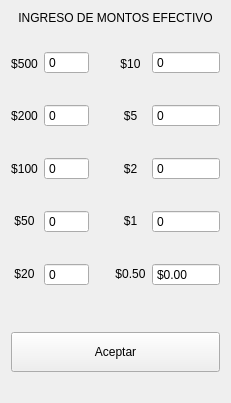
                  <widget class="QWidget" name="page_agregar_montos">
                   <layout class="QVBoxLayout" name="verticalLayout_31">
                    <item>
                     <widget class="QLabel" name="lbl_titulo_gastos_2">
                      <property name="text">
                       <string>INGRESO DE MONTOS EFECTIVO</string>
                      </property>
                      <property name="alignment">
                       <set>Qt::AlignCenter</set>
                      </property>
                     </widget>
                    </item>
                    <item>
                     <spacer name="horizontalSpacer_27">
                      <property name="orientation">
                       <enum>Qt::Horizontal</enum>
                      </property>
                      <property name="sizeHint" stdset="0">
                       <size>
                        <width>40</width>
                        <height>20</height>
                       </size>
                      </property>
                     </spacer>
                    </item>
                    <item>
                     <layout class="QHBoxLayout" name="horizontalLayout_30">
                      <item>
                       <layout class="QHBoxLayout" name="horizontalLayout_28">
                        <item>
                         <layout class="QVBoxLayout" name="verticalLayout_30">
                          <property name="spacing">
                           <number>28</number>
                          </property>
                          <item>
                           <widget class="QLabel" name="lbl_monto_500">
                            <property name="text">
                             <string>$500</string>
                            </property>
                            <property name="alignment">
                             <set>Qt::AlignCenter</set>
                            </property>
                           </widget>
                          </item>
                          <item>
                           <widget class="QLabel" name="lbl_monto_200">
                            <property name="text">
                             <string>$200</string>
                            </property>
                            <property name="alignment">
                             <set>Qt::AlignCenter</set>
                            </property>
                           </widget>
                          </item>
                          <item>
                           <widget class="QLabel" name="lbl_monto_100">
                            <property name="text">
                             <string>$100</string>
                            </property>
                            <property name="alignment">
                             <set>Qt::AlignCenter</set>
                            </property>
                           </widget>
                          </item>
                          <item>
                           <widget class="QLabel" name="lbl_monto_50">
                            <property name="text">
                             <string>$50</string>
                            </property>
                            <property name="alignment">
                             <set>Qt::AlignCenter</set>
                            </property>
                           </widget>
                          </item>
                          <item>
                           <widget class="QLabel" name="lbl_monto_20">
                            <property name="text">
                             <string>$20</string>
                            </property>
                            <property name="alignment">
                             <set>Qt::AlignCenter</set>
                            </property>
                           </widget>
                          </item>
                         </layout>
                        </item>
                        <item>
                         <layout class="QVBoxLayout" name="verticalLayout_26">
                          <property name="spacing">
                           <number>30</number>
                          </property>
                          <item>
                           <widget class="QSpinBox" name="spinBox_monto_500">
                            <property name="frame">
                             <bool>true</bool>
                            </property>
                            <property name="buttonSymbols">
                             <enum>QAbstractSpinBox::NoButtons</enum>
                            </property>
                            <property name="specialValueText">
                             <string/>
                            </property>
                            <property name="correctionMode">
                             <enum>QAbstractSpinBox::CorrectToPreviousValue</enum>
                            </property>
                            <property name="prefix">
                             <string/>
                            </property>
                            <property name="maximum">
                             <number>99999</number>
                            </property>
                            <property name="stepType">
                             <enum>QAbstractSpinBox::AdaptiveDecimalStepType</enum>
                            </property>
                            <property name="displayIntegerBase">
                             <number>10</number>
                            </property>
                           </widget>
                          </item>
                          <item>
                           <widget class="QSpinBox" name="spinBox_monto_200">
                            <property name="frame">
                             <bool>true</bool>
                            </property>
                            <property name="buttonSymbols">
                             <enum>QAbstractSpinBox::NoButtons</enum>
                            </property>
                            <property name="correctionMode">
                             <enum>QAbstractSpinBox::CorrectToPreviousValue</enum>
                            </property>
                            <property name="maximum">
                             <number>99999</number>
                            </property>
                           </widget>
                          </item>
                          <item>
                           <widget class="QSpinBox" name="spinBox_monto_100">
                            <property name="frame">
                             <bool>true</bool>
                            </property>
                            <property name="buttonSymbols">
                             <enum>QAbstractSpinBox::NoButtons</enum>
                            </property>
                            <property name="correctionMode">
                             <enum>QAbstractSpinBox::CorrectToPreviousValue</enum>
                            </property>
                            <property name="maximum">
                             <number>99999</number>
                            </property>
                           </widget>
                          </item>
                          <item>
                           <widget class="QSpinBox" name="spinBox_monto_50">
                            <property name="frame">
                             <bool>true</bool>
                            </property>
                            <property name="buttonSymbols">
                             <enum>QAbstractSpinBox::NoButtons</enum>
                            </property>
                            <property name="correctionMode">
                             <enum>QAbstractSpinBox::CorrectToPreviousValue</enum>
                            </property>
                            <property name="maximum">
                             <number>99999</number>
                            </property>
                           </widget>
                          </item>
                          <item>
                           <widget class="QSpinBox" name="spinBox_monto_20">
                            <property name="frame">
                             <bool>true</bool>
                            </property>
                            <property name="buttonSymbols">
                             <enum>QAbstractSpinBox::NoButtons</enum>
                            </property>
                            <property name="correctionMode">
                             <enum>QAbstractSpinBox::CorrectToPreviousValue</enum>
                            </property>
                            <property name="maximum">
                             <number>99999</number>
                            </property>
                           </widget>
                          </item>
                         </layout>
                        </item>
                       </layout>
                      </item>
                      <item>
                       <spacer name="verticalSpacer_12">
                        <property name="orientation">
                         <enum>Qt::Vertical</enum>
                        </property>
                        <property name="sizeHint" stdset="0">
                         <size>
                          <width>20</width>
                          <height>40</height>
                         </size>
                        </property>
                       </spacer>
                      </item>
                      <item>
                       <layout class="QHBoxLayout" name="horizontalLayout_29">
                        <item>
                         <layout class="QVBoxLayout" name="verticalLayout_24">
                          <property name="spacing">
                           <number>28</number>
                          </property>
                          <item>
                           <widget class="QLabel" name="lbl_monto_21">
                            <property name="text">
                             <string>$10</string>
                            </property>
                            <property name="alignment">
                             <set>Qt::AlignCenter</set>
                            </property>
                           </widget>
                          </item>
                          <item>
                           <widget class="QLabel" name="lbl_monto_22">
                            <property name="text">
                             <string>$5</string>
                            </property>
                            <property name="alignment">
                             <set>Qt::AlignCenter</set>
                            </property>
                           </widget>
                          </item>
                          <item>
                           <widget class="QLabel" name="lbl_monto_23">
                            <property name="text">
                             <string>$2</string>
                            </property>
                            <property name="alignment">
                             <set>Qt::AlignCenter</set>
                            </property>
                           </widget>
                          </item>
                          <item>
                           <widget class="QLabel" name="lbl_monto_24">
                            <property name="text">
                             <string>$1</string>
                            </property>
                            <property name="alignment">
                             <set>Qt::AlignCenter</set>
                            </property>
                           </widget>
                          </item>
                          <item>
                           <widget class="QLabel" name="lbl_monto_25">
                            <property name="text">
                             <string>$0.50</string>
                            </property>
                            <property name="alignment">
                             <set>Qt::AlignCenter</set>
                            </property>
                           </widget>
                          </item>
                         </layout>
                        </item>
                        <item>
                         <layout class="QVBoxLayout" name="verticalLayout_25">
                          <property name="spacing">
                           <number>30</number>
                          </property>
                          <item>
                           <widget class="QSpinBox" name="spinBox_monto_10">
                            <property name="frame">
                             <bool>true</bool>
                            </property>
                            <property name="buttonSymbols">
                             <enum>QAbstractSpinBox::NoButtons</enum>
                            </property>
                            <property name="correctionMode">
                             <enum>QAbstractSpinBox::CorrectToPreviousValue</enum>
                            </property>
                            <property name="maximum">
                             <number>99999</number>
                            </property>
                           </widget>
                          </item>
                          <item>
                           <widget class="QSpinBox" name="spinBox_monto_5">
                            <property name="frame">
                             <bool>true</bool>
                            </property>
                            <property name="buttonSymbols">
                             <enum>QAbstractSpinBox::NoButtons</enum>
                            </property>
                            <property name="correctionMode">
                             <enum>QAbstractSpinBox::CorrectToPreviousValue</enum>
                            </property>
                            <property name="maximum">
                             <number>99999</number>
                            </property>
                           </widget>
                          </item>
                          <item>
                           <widget class="QSpinBox" name="spinBox_monto_2">
                            <property name="frame">
                             <bool>true</bool>
                            </property>
                            <property name="buttonSymbols">
                             <enum>QAbstractSpinBox::NoButtons</enum>
                            </property>
                            <property name="correctionMode">
                             <enum>QAbstractSpinBox::CorrectToPreviousValue</enum>
                            </property>
                            <property name="maximum">
                             <number>99999</number>
                            </property>
                           </widget>
                          </item>
                          <item>
                           <widget class="QSpinBox" name="spinBox_monto_1">
                            <property name="frame">
                             <bool>true</bool>
                            </property>
                            <property name="buttonSymbols">
                             <enum>QAbstractSpinBox::NoButtons</enum>
                            </property>
                            <property name="correctionMode">
                             <enum>QAbstractSpinBox::CorrectToPreviousValue</enum>
                            </property>
                            <property name="maximum">
                             <number>99999</number>
                            </property>
                           </widget>
                          </item>
                          <item>
                           <widget class="QDoubleSpinBox" name="spinBox_monto_50c">
                            <property name="cursor">
                             <cursorShape>UpArrowCursor</cursorShape>
                            </property>
                            <property name="buttonSymbols">
                             <enum>QAbstractSpinBox::NoButtons</enum>
                            </property>
                            <property name="specialValueText">
                             <string/>
                            </property>
                            <property name="accelerated">
                             <bool>false</bool>
                            </property>
                            <property name="prefix">
                             <string>$</string>
                            </property>
                            <property name="maximum">
                             <double>99999.990000000005239</double>
                            </property>
                           </widget>
                          </item>
                         </layout>
                        </item>
                       </layout>
                      </item>
                     </layout>
                    </item>
                    <item>
                     <spacer name="verticalSpacer_9">
                      <property name="orientation">
                       <enum>Qt::Vertical</enum>
                      </property>
                      <property name="sizeHint" stdset="0">
                       <size>
                        <width>20</width>
                        <height>40</height>
                       </size>
                      </property>
                     </spacer>
                    </item>
                    <item>
                     <widget class="QPushButton" name="btn_agregar_montos">
                      <property name="minimumSize">
                       <size>
                        <width>120</width>
                        <height>40</height>
                       </size>
                      </property>
                      <property name="cursor">
                       <cursorShape>PointingHandCursor</cursorShape>
                      </property>
                      <property name="text">
                       <string>Aceptar</string>
                      </property>
                     </widget>
                    </item>
                    <item>
                     <spacer name="horizontalSpacer_28">
                      <property name="orientation">
                       <enum>Qt::Horizontal</enum>
                      </property>
                      <property name="sizeHint" stdset="0">
                       <size>
                        <width>40</width>
                        <height>20</height>
                       </size>
                      </property>
                     </spacer>
                    </item>
                   </layout>
                  </widget>
